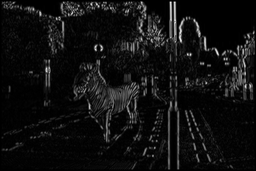
#> input picture gx.bmp, 256 x 171 px, shrunk from 665 x 443 before the run
$ python canny_detector.py
#> lines starting #> are read from the running program, lines starting #| are printed output that depends on the picture
#> further down, input_img is the input picture: shape (171, 256); min 0, max 239, mean 16.2
import numpy as np
import sys
import imageio
import os


def gaussian_smoothing(img):
    '''
    Gaussian Smoothing
    :param img: original image
    :return: Return a new image
    '''
    # img.shape stores the number of rows and columns of the img
    height = img.shape[0]
#> height = 171
    width = img.shape[1]
#> width = 256
    gaussian_mask = [[1, 1, 2, 2, 2, 1, 1],
                     [1, 2, 2, 4, 2, 2, 1],
                     [2, 2, 4, 8, 4, 2, 2],
                     [2, 4, 8, 16, 8, 4, 2],
                     [2, 2, 4, 8, 4, 2, 2],
                     [1, 2, 2, 4, 2, 2, 1],
                     [1, 1, 2, 2, 2, 1, 1]]
    # Initiate  a new Img Array with 0 as default value
    new_gray = np.zeros([height, width], dtype=np.uint8)
    # There are 3 layers of pixels are out of boarder.
    height_range = height - 3
#> height_range = 168
    width_range = width - 3
#> width_range = 253
    for row in range(height):
        for col in range(width):
            # if the current pixel is not out of boundary
            if 3 <= row < height_range and 3 <= col < width_range:
                # let the x and y be the corresponding pixel compared with the mask
                sum_of_value, x, y = 0, 0, 0
                # do convolution wth the mask
                for i in range(7):
                    for j in range(7):
                        # offset the current index
                        x = row + (i - 3)
                        y = col + (j - 3)
                        sum_of_value += img[x][y] * gaussian_mask[i][j]
                # normalization
                new_gray[row][col] = sum_of_value / 140
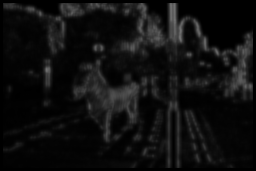
#> new_gray: shape (171, 256); min 0, max 113, mean 15.4
    return new_gray


def gradient_operator(img):
    '''
    Caculate the gradients, Gx and Gy, and the magnitude
    :param img: orignal image
    :return: return there values (Gx, Gy, Magnitude)
    '''
    # img.shape store the number of rows and columns
    height = img.shape[0]
#> height = 171
    width = img.shape[1]
#> width = 256
    # Initiate three Img Arrays of zero, Gx, Gy, Magnitude
    gx = np.zeros([height, width], dtype=np.uint8)
    gy = np.zeros([height, width], dtype=np.uint8)
    magnitude_arr = np.zeros([height, width], dtype=np.uint8)
    prewitt_mask = {
        'Gx': ([-1, 0, 1],
               [-1, 0, 1],
               [-1, 0, 1]),
        'Gy': ([1, 1, 1],
               [0, 0, 0],
               [-1, -1, -1])
    }
    # When iterate the pixels, track the maximum and minimum of Gx and Gy
    gx_min, gy_min, gx_max, gy_max = sys.maxsize, sys.maxsize, 0, 0
    for row in range(height):
        for col in range(width):
            # There are total 4 layers of pixels of the original image is out of boundary.
            if 4 <= row < height - 4 and 4 <= col < width - 4:
                sum_gx, sum_gy, new_i, new_j = 0, 0, 0, 0
                # Convolution
                for i in range(3):
                    for j in range(3):
                        # offset the current index
                        new_i = row + (i - 1)
                        new_j = col + (j - 1)
                        sum_gx += img[new_i][new_j] * prewitt_mask['Gx'][i][j]
                        sum_gy += img[new_i][new_j] * prewitt_mask['Gy'][i][j]
                # absolute the value
                gx[row][col] = abs(sum_gx)
                gy[row][col] = abs(sum_gy)
                #  track the the maximum and minimum of Gx and Gy, which are used in normalization
                if gx[row][col] > gx_max:
                    gx_max = gx[row][col]
                if gx[row][col] < gx_min:
                    gx_min = gx[row][col]
                if gy[row][col] > gy_max:
                    gy_max = gy[row][col]
                if gy[row][col] < gy_min:
                    gy_min = gy[row][col]
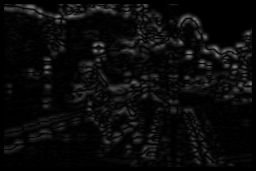
#> gy: shape (171, 256); min 0, max 124, mean 10.5
#> after the loop, gx_max = 190; gx_min = 0; gy_max = 124; gy_min = 0

    # Track the maximum and minimum of magnitude
    mag_max, mag_min = 0, sys.maxsize
    # normalize Gx and Gy
    # and generate magnitude array
    for i in range(img.shape[0]):
        for j in range(img.shape[1]):
            # normalize the gradient.
            # Using the formula from wiki.
            # https://en.wikipedia.org/wiki/Normalization_(image_processing)
            gx[i][j] = (gx[i][j] - gx_min) * 255 / (gx_max - gx_min)
            gy[i][j] = (gy[i][j] - gy_min) * 255 / (gy_max - gy_min)
            magnitude_arr[i][j] = np.sqrt(np.power(gx[i][j], 2) + np.power(gy[i][j], 2))
            # Tracking the minimum and maximum of magnitude value
            if magnitude_arr[i][j] > mag_max:
                mag_max = magnitude_arr[i][j]
            if magnitude_arr[i][j] < mag_min:
                mag_min = magnitude_arr[i][j]
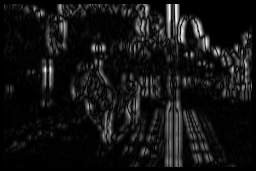
#> gx: shape (171, 256); min 0, max 255, mean 19.2
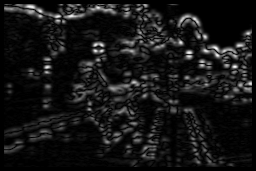
#> gy: shape (171, 256); min 0, max 255, mean 21.3
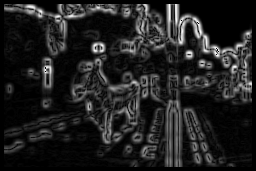
#> magnitude_arr: shape (171, 256); min 0, max 255, mean 32.5
#> after the loop, mag_max = 255; mag_min = 0

    # normalize magnitude
    for i in range(magnitude_arr.shape[0]):
        for j in range(magnitude_arr.shape[1]):
            # Using the formula from wiki.
            # https://en.wikipedia.org/wiki/Normalization_(image_processing)
            magnitude_arr[i][j] = (magnitude_arr[i][j] - mag_min) * 255 / (mag_max - mag_min)

    return gx, gy, magnitude_arr


def non_maxima_suppression(gx, gy, magnitude):
    '''
    Apply non-maximum suppression based on given Gx, Gy, and Magnitude
    :param gx: Normalized Gx
    :param gy: Normalized Gy
    :param magnitude: Normalized Manitude
    :return:
    '''
    # img.shape store the number of rows and columns
    height = magnitude.shape[0]
#> height = 171
    width = magnitude.shape[1]
#> width = 256
    # a new array of zero
    magnitude_after_sup = np.zeros([height, width], dtype=np.uint8)
    pi = np.pi
    # Each sector occupies two section, where a section is pi/8
    sec = pi / 8
    for i in range(height):
        for j in range(width):
            # There are overall 5 layers of pixels are out of boarder. I don't need to iterate those pixels.
            # narrow the range
            if 5 <= i < height - 5 and 5 <= j < width - 5:
                # We need to deal with the case seperately when gx equals 0
                # if gx is 0, then the angle is 90 degree, pi/2. The angle belongs to sector 2.
                if gx[i][j] == 0:
                    if magnitude[i][j] > magnitude[i + 1][j] and magnitude[i][j] > magnitude[i - 1][j]:
                        magnitude_after_sup[i][j] = magnitude[i][j]
                    else:
                        magnitude_after_sup[i][j] = 0
                else:
                    angle = np.arctan(gy[i][j] / gx[i][j])
                    if angle < 0:
                        angle = angle + 2 * pi
                    # if angle belongs to sector 0，  7*pi/8 <= angle < 9*pi/8,
                    # or 0 <= angle< pi/8 or, or 2*pi-pi/8 <= angle <= 2*pi
                    if (7 * sec <= angle < 9 * sec) or (0 <= angle < sec) or (
                            2 * pi - sec <= angle <= 2 * pi):
                        if magnitude[i][j] > magnitude[i][j - 1] and magnitude[i][j] > magnitude[i][j + 1]:
                            magnitude_after_sup[i][j] = magnitude[i][j]
                        else:
                            magnitude_after_sup[i][j] = 0
                    # if angle belongs to sector 1, pi/8<= angle < 3*pi/8 or 9* pi/8 <= angle< 11* pi/8
                    elif (sec <= angle < 3 * sec) or (9 * sec <= angle < 11 * sec):
                        if magnitude[i][j] > magnitude[i - 1][j + 1] and magnitude[i][j] > magnitude[i + 1][j - 1]:
                            magnitude_after_sup[i][j] = magnitude[i][j]
                        else:
                            magnitude_after_sup[i][j] = 0
                    # if angle belongs to sector 2
                    elif (3 * sec <= angle < 5 * sec) or (11 * sec <= angle < 13 * sec):
                        if magnitude[i][j] > magnitude[i + 1][j] and magnitude[i][j] > magnitude[i - 1][j]:
                            magnitude_after_sup[i][j] = magnitude[i][j]
                        else:
                            magnitude_after_sup[i][j] = 0
                    # if angle belongs to sector 3
                    else:
                        if magnitude[i][j] > magnitude[i - 1][j - 1] and magnitude[i][j] > magnitude[i + 1][j + 1]:
                            magnitude_after_sup[i][j] = magnitude[i][j]
                        else:
                            magnitude_after_sup[i][j] = 0
    return magnitude_after_sup


def thresholding(magnitude_after_sup, p):
    '''
    Apply p-tile thresholding to the given magnitude
    :param magnitude_after_sup: The magnitude after non-maxima suppression
    :param p:  The percentage of pixels that are edge pixels. 0<=p<=1
    :return:   (output, T, num_edge_pixels_after_threshold)
    '''
#> called with p = 0.1
    height = magnitude_after_sup.shape[0]
#> height = 171
    width = magnitude_after_sup.shape[1]
#> width = 256
    output = np.zeros([height, width], dtype=np.uint8)
    # initialize an array of zero,
    # which is ued to count the number of pixels in each gray level from 0 to 255
    gray_level_count = [0 for i in range(256)]
    # Calculating the gray-scale histogram
    for i in range(height):
        for j in range(width):
            gray_level_count[magnitude_after_sup[i][j]] += 1
    #  The original total number of pixels(including 0)
    total_pixels = height * width
#> total_pixels = 43776
    # The number of edge pixels (The total number minus the number of pixels with gray value of 0)
    num_edge_pixels = total_pixels - gray_level_count[0]
#> num_edge_pixels = 7757
    num_edge_pixels_after_threshold = None
    # we need to find out a gray level T such that
    # approximately target_num number of pixels have gray level value > T
    target_num = p * num_edge_pixels
#> target_num = 775.7
    current_num = 0
    min_difference = sys.maxsize
    T = 0
    # Iterate the gray level histogram find a gray level T such that the min difference is minimum,
    # starting from the last one(gray_level_count).
    # Since we only count edge pixels which has gray value greater than 0, we don't need to check gray_level_count[0]
    for i in range(255, 1, -1):
        current_num += gray_level_count[i]
        current_difference = target_num - current_num
        # When current_difference is less than 0, either T=i or T=i+1
        if current_difference < 0:
            # find the minimum difference in this 2 cases
            if abs(current_difference) < min_difference:
                T = i
                num_edge_pixels_after_threshold = current_num
            else:
                T = i + 1
                num_edge_pixels_after_threshold = current_num - gray_level_count[i]
                break
        # store the difference
        min_difference = current_difference
#> after the loop, current_num = 783
    # Threshold the pixels
    for row in range(height):
        for col in range(width):
            # Only store the pixels that are great than T
            if magnitude_after_sup[row][col] > T:
                output[row][col] = magnitude_after_sup[row][col]
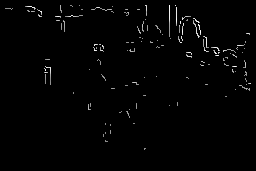
#> output: shape (171, 256); min 0, max 255, mean 3.1
    print('When p is ' + str(p) + ':')
    print('The threshold value, T is ' + str(T))
    print('The Number of Edge Pixels is ' + str(num_edge_pixels_after_threshold))
#| The Number of Edge Pixels is 769
    return output, T, num_edge_pixels_after_threshold


# Run Canny Detector
if __name__ == '__main__':
    file_path, file_name, file_name_without_extension = None, None, None
    # Find the bmp image in current directory
    script_path = os.path.dirname(os.path.realpath(__file__))
    for file in os.listdir(script_path):
        if file.endswith('.bmp'):
            file_path = os.path.join(script_path, file)
            file_name = file
            print('Processing the image: ' + file)
            break
    if not file_path:
        print('Cannot find a bmp file!')
        sys.exit(0)

    file_name_without_extension = file_name[:-4]
    output_path = os.path.join(script_path, 'output', file_name_without_extension)
    npy_path = os.path.join(script_path, 'npy', file_name_without_extension)
    if not os.path.exists(output_path):
        os.mkdir(output_path)
    if not os.path.exists(npy_path):
        os.mkdir(npy_path)
    input_img = imageio.imread(file_path)
    # Gaussian Filter
    output_after_gaussian = gaussian_smoothing(input_img)
    imageio.imwrite(os.path.join(output_path, 'after_gaussian.bmp'), output_after_gaussian)
    # Calculate gradient and magnitude
    (gx, gy, magnitude) = gradient_operator(output_after_gaussian)
    imageio.imwrite(os.path.join(output_path, 'gx.bmp'), gx)
    imageio.imwrite(os.path.join(output_path, 'gy.bmp'), gy)
    imageio.imwrite(os.path.join(output_path, 'magnitude_before_sup.bmp'), magnitude)
    # Do non-maximum suppression
    magnitude_after_sup = non_maxima_suppression(gx, gy, magnitude)
    imageio.imwrite(os.path.join(output_path, 'magnitude_after_sup.bmp'), magnitude_after_sup)
    # Thresholding with there ps, 0.1, 0.3, 0.5
    output_1, T_1, num_1 = thresholding(magnitude_after_sup, 0.1)
#> T_1 = 135; num_1 = 769
    output_3, T_3, num_3 = thresholding(magnitude_after_sup, 0.3)
#> call 2 of thresholding, with p = 0.3
#> after the loop in thresholding (call 2), `for row in range(height):`:
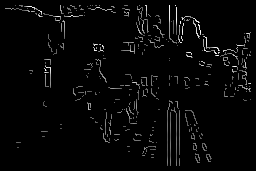
#> output: shape (171, 256); min 0, max 255, mean 6.8
#| The Number of Edge Pixels is 2344
#> T_3 = 82; num_3 = 2344
    output_5, T_5, num_5 = thresholding(magnitude_after_sup, 0.5)
#| The Number of Edge Pixels is 3865
#> T_5 = 41; num_5 = 3865

    results = open(os.path.join(output_path, 'results.txt'), 'w')
    results.write('P    ' + 'Threshold' + '  ' + 'Number of Edge Pixels' + '\n')
    results.write('0.1  ' + str(T_1) + '      ' + str(num_1) + '\n')
    results.write('0.3  ' + str(T_3) + '      ' + str(num_3) + '\n')
    results.write('0.5  ' + str(T_5) + '      ' + str(num_5) + '\n')
    imageio.imwrite(os.path.join(output_path, 'output_1.bmp'), output_1)
    imageio.imwrite(os.path.join(output_path, 'output_3.bmp'), output_3)
    imageio.imwrite(os.path.join(output_path, 'output_5.bmp'), output_5)
    results.close()
